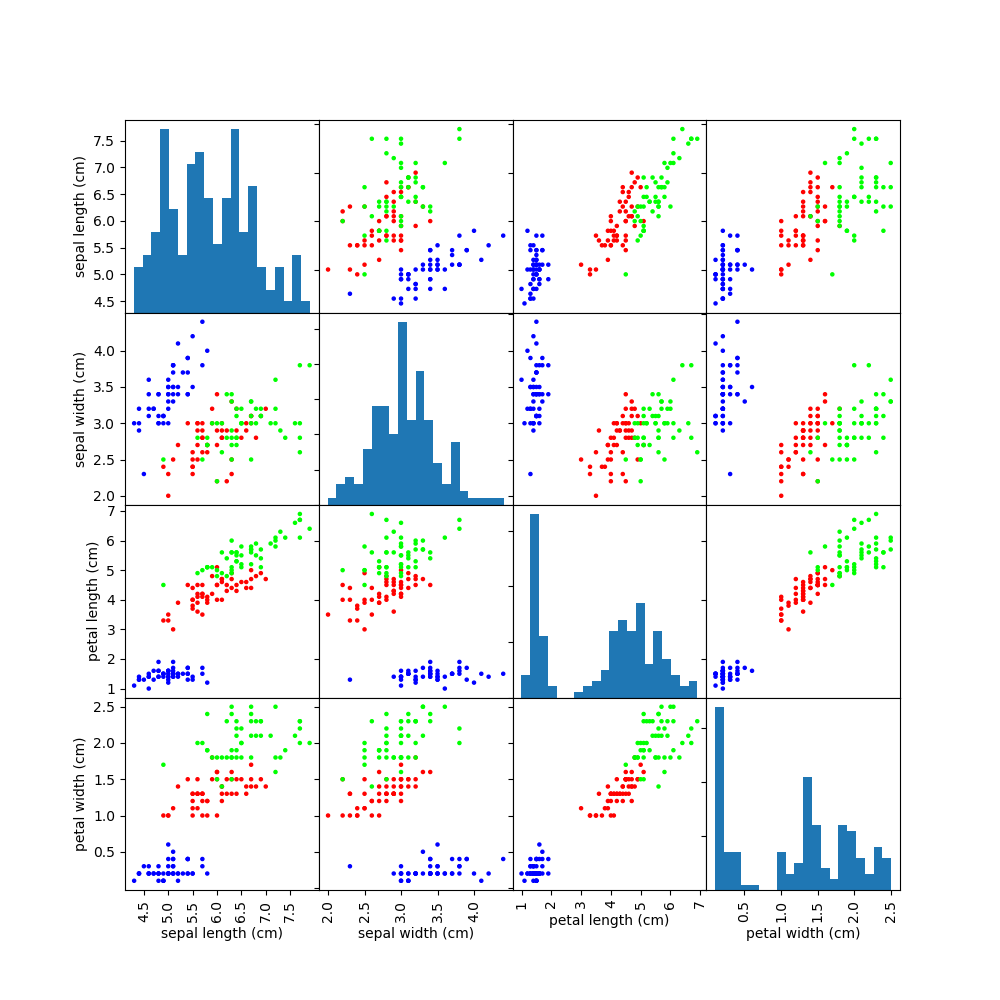

This chart was generated by the following Python code:

from sklearn.datasets import load_iris
import matplotlib.pyplot as plt
import numpy as np

iris=load_iris()
data=iris['data']
feature_names=iris['feature_names']
target=iris['target']
fig,ax=plt.subplots(4,4,figsize=(10,10))

for i in range(4):
    for j in range(4):
        if j==0:
            ax[i,j].set_ylabel(feature_names[i])
        else:
            ax[i,j].set_yticklabels([])
        if i==3:
            ax[i,j].set_xlabel(feature_names[j])
        else:
            ax[i,j].set_xticklabels([])
        if i==j:
            ax[i,i].hist(data[:,i],bins=20)
        else:
            ax[i,j].scatter(data[:,j],data[:,i],c=target,s=5,cmap='brg')
ax[0,0].set_yticks(np.linspace(1,15,7))
ax[0,0].set_yticklabels(np.linspace(4.5,7.5,7))
ax[1,0].set_yticks(np.linspace(2,4,5))
ax[2,0].set_yticks(range(1,8))
ax[3,0].set_yticks(np.linspace(0.5,2.5,5))
ax[3,0].set_xticks(np.linspace(4.5,7.5,7))
ax[3,0].tick_params('x',rotation=90.0)
ax[3,1].set_xticks(np.linspace(2,4,5))
ax[3,1].tick_params('x',rotation=90.0)
ax[3,2].set_xticks(range(1,8))
ax[3,2].tick_params('x',rotation=90.0)
ax[3,3].set_xticks(np.linspace(0.5,2.5,5))
ax[3,3].tick_params('x',rotation=90.0)

plt.subplots_adjust(wspace=0,hspace=0)

plt.savefig('task32.png')   
plt.show()
            
